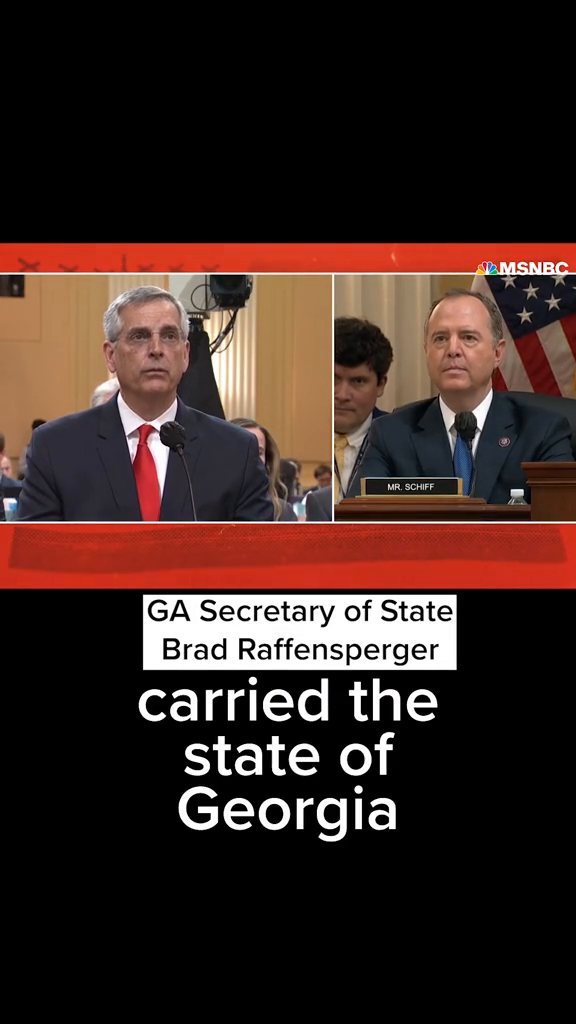
#> input picture frame 168 of resources/elections.mp4, 576 x 1024 px, given in place of couple.mp4, which was not available
$ jupyter execute main.ipynb
#> lines starting #> are read from the running program, lines starting #| are printed output that depends on the picture; pictures that were not available may be replaced by others from this repository, and a replacement may not be noted
[cell 1]
import cv2
import numpy as np

[cell 2]
cam = cv2.VideoCapture("resources/couple.mp4")

[cell 3]
# Check if camera opened successfully
if (cam.isOpened()== False):
  print("Error opening video stream or file")

# Displaying image frames per second
fps = cam.get(cv2.CAP_PROP_FPS)
print(f"The frame rate is: {fps}")

# define the number of frames per second
new_fps = 10

# determine fps scale factor
scale_fps = int(fps / new_fps)
print(f"new frame rate scale is: {scale_fps}")

[cell 4]
# Create a window to hold the video frame
cv2.namedWindow("video", cv2.WINDOW_NORMAL)

# Create a list to hold the previously cropped images
previouSampleFrames = {}

# The number of sample ROIs
sampleCount = 5

# tells us whether the first frame is the first
isFirstFrame = False

[cell 5]
frameCount = 0
while(cam.isOpened() == True):
    isRet, frame = cam.read()
#> frame is the input picture: shape (1024, 576, 3); mean B, G, R 34.6, 39.6, 58.5
    if(isRet == True & (frameCount%scale_fps == 0)):

        #crop out the sample Regions
        for i in range(sampleCount):
            newSampleFrame = frame[int((i / sampleCount) * (frame.shape[0] / 2)) : int(frame.shape[0] / 2 + (i / sampleCount) * (frame.shape[0] / 2)) , : ]
            cv2.imshow(f"Slice {i}", newSampleFrame)
            cv2.waitKey(5)
#> this loop made 5 passes
#> pass 1, `newSampleFrame = frame[int((i / sampleCount) * (frame.shape[0] / 2)) :..`:
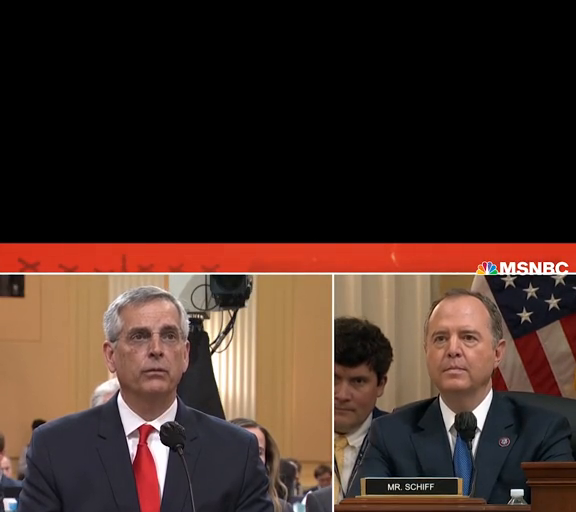
#> newSampleFrame: shape (512, 576, 3); mean B, G, R 37.8, 45.7, 65.4
#> pass 2, `newSampleFrame = frame[int((i / sampleCount) * (frame.shape[0] / 2)) :..`:
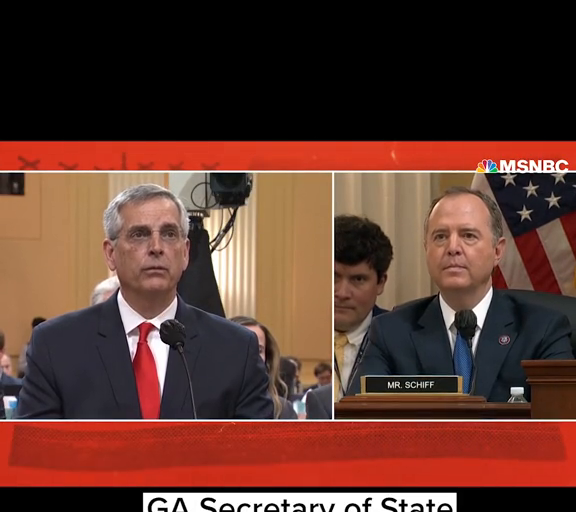
#> newSampleFrame: shape (512, 576, 3); mean B, G, R 46.9, 57, 94.7
#> pass 3, `newSampleFrame = frame[int((i / sampleCount) * (frame.shape[0] / 2)) :..`:
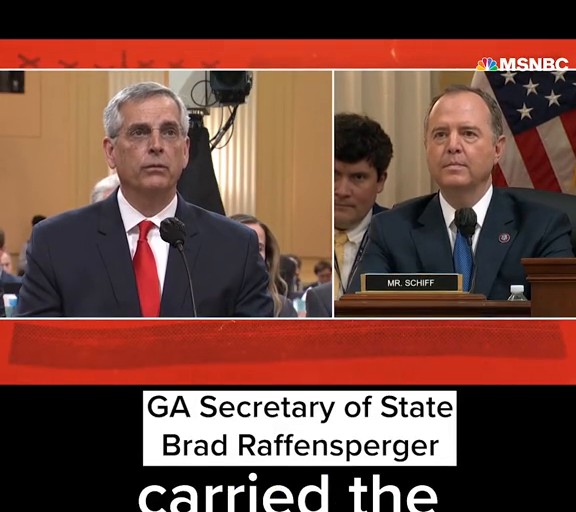
#> newSampleFrame: shape (512, 576, 3); mean B, G, R 62.8, 72.8, 110.5

        # Initiate ORB detector
        orb = cv2.ORB_create()

        # find the keypoints with ORB
        kp = orb.detect(frame,None)
#> kp = 500 keypoints; strongest (x, y, size): (296, 616, 31), (249, 644, 44.6), (262, 654, 37.2), (211, 614, 37.2)

        # compute the descriptors with ORB
        kp, des = orb.compute(frame, kp)

        # draw only keypoints location,not size and orientation
        frame = cv2.drawKeypoints(frame, kp, None, color=(0,255,0), flags=0)
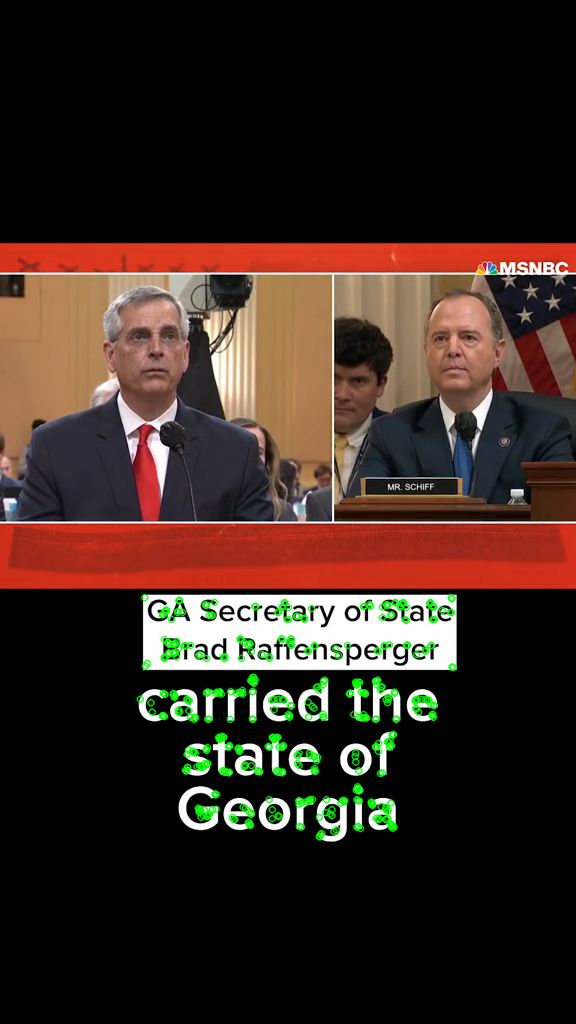
#> frame: shape (1024, 576, 3); mean B, G, R 32.9, 41.2, 56.8

        cv2.imshow("video", frame)

    elif(isRet == False):
        break

    if (cv2.waitKey(20) & 0xFF == ord('q')):
#> (key q is pressed here)
        break;

# Increment the freme count
    frameCount += 1

$ run again, starting later in the video
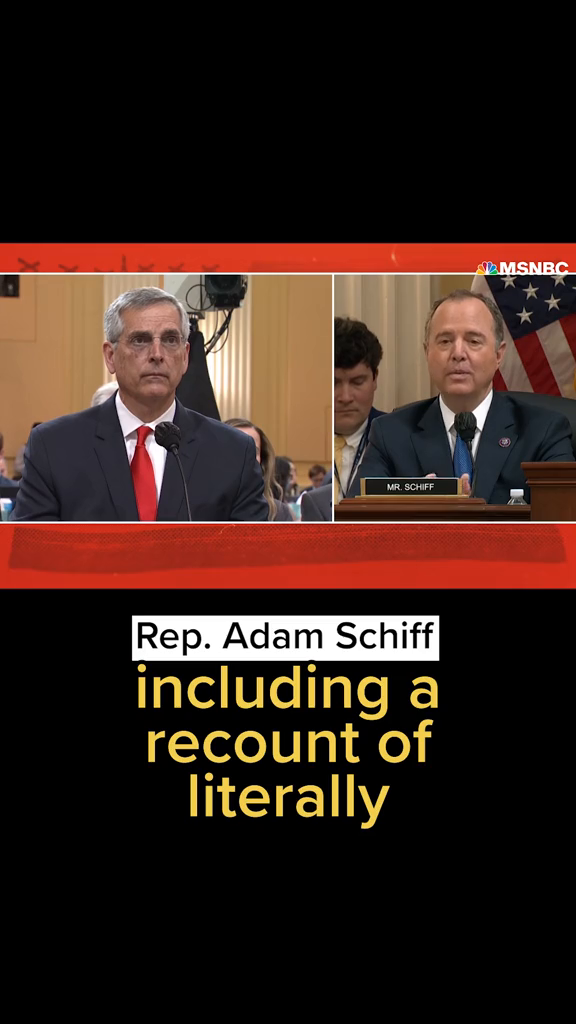
#> input picture frame 757 of resources/elections.mp4, 576 x 1024 px, given in place of couple.mp4, which was not available
#> frame is the input picture: shape (1024, 576, 3); mean B, G, R 28.1, 35.7, 55.3
#> the loop `for i in range(sampleCount):` made 5 passes
#> pass 3, `newSampleFrame = frame[int((i / sampleCount) * (frame.shape[0] / 2)) :..`:
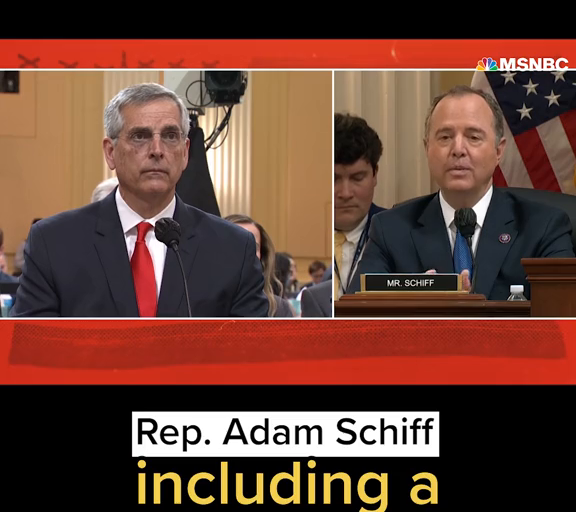
#> newSampleFrame: shape (512, 576, 3); mean B, G, R 54, 66.2, 104.5
#> kp = 500 keypoints; strongest (x, y, size): (208, 646, 31), (277, 642, 37.2), (151, 629, 44.6), (405, 623, 31)
#> `frame = cv2.drawKeypoints(frame, kp, None, color=(0,255,0), flags=0)`:
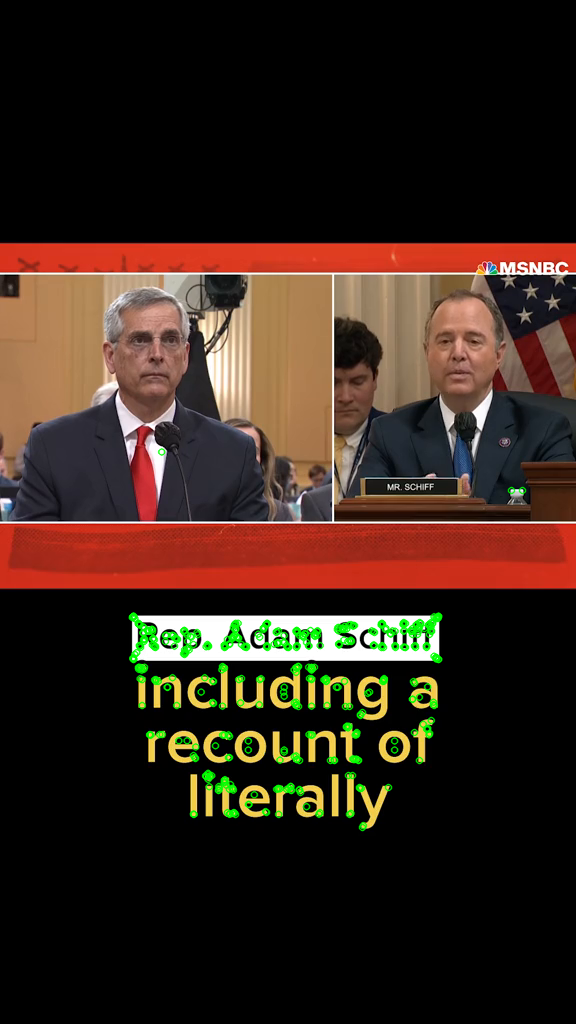
#> frame: shape (1024, 576, 3); mean B, G, R 26.9, 37.2, 53.6

$ run again, starting later in the video
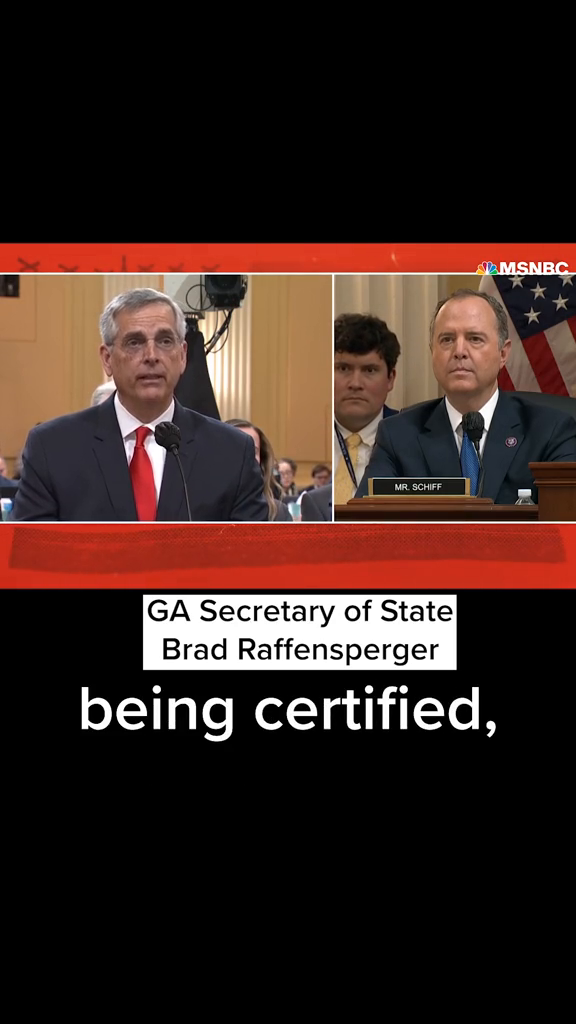
#> input picture frame 1347 of resources/elections.mp4, 576 x 1024 px, given in place of couple.mp4, which was not available
#> frame is the input picture: shape (1024, 576, 3); mean B, G, R 32.7, 37.9, 56.8
#> the loop `for i in range(sampleCount):` made 5 passes
#> pass 3, `newSampleFrame = frame[int((i / sampleCount) * (frame.shape[0] / 2)) :..`:
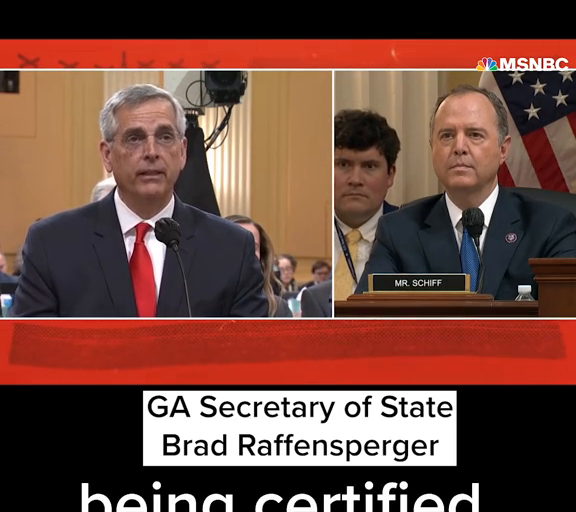
#> newSampleFrame: shape (512, 576, 3); mean B, G, R 63.2, 73.6, 111.4
#> kp = 500 keypoints; strongest (x, y, size): (261, 654, 31), (267, 649, 31), (296, 616, 31), (414, 616, 31)
#> `frame = cv2.drawKeypoints(frame, kp, None, color=(0,255,0), flags=0)`:
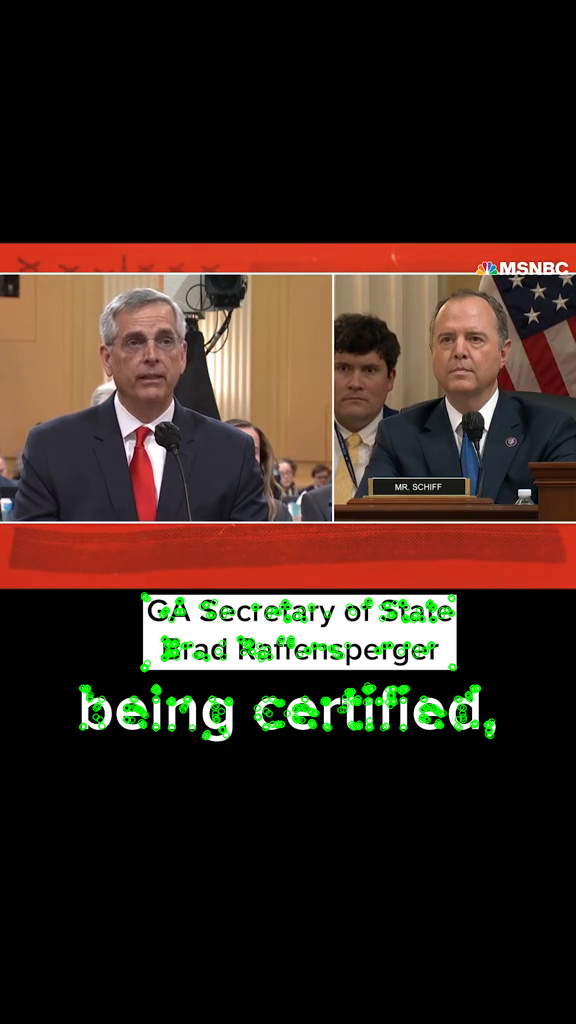
#> frame: shape (1024, 576, 3); mean B, G, R 31, 39.4, 55.1
